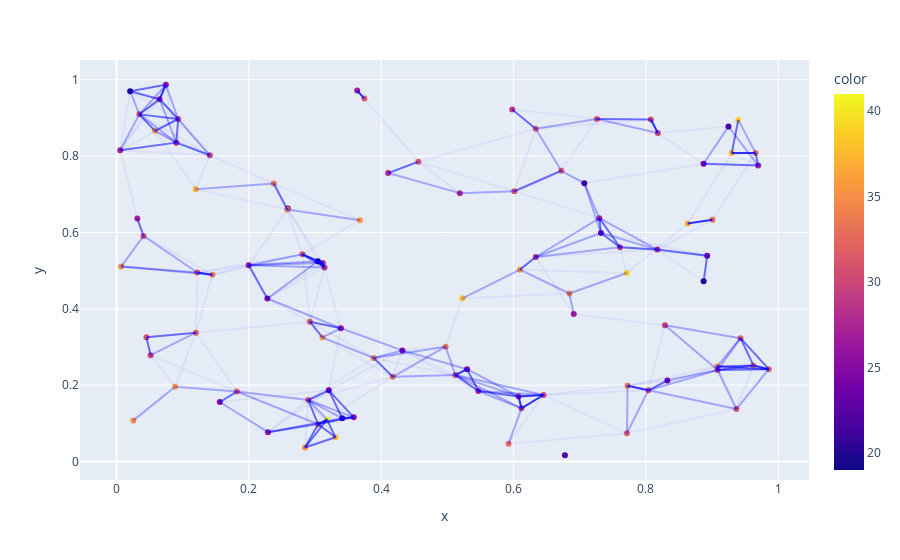

The notebook cell saved with this chart:
### Code cell
fig = px.scatter(x=cluster_centers[:,0], y=cluster_centers[:,1], color=binom_sample)
for i, color in enumerate(color_list):
    if i > 0:
        connections = np.where(link_list[i] & ~link_list[i-1])
    else:
        connections = np.where(link_list[i])
    start_points = connections[0]
    end_points = connections[1]
    for idx_point_1, idx_point_2 in zip(start_points, end_points):
        if idx_point_1 < idx_point_2:
            line = np.array([cluster_centers[idx_point_1],cluster_centers[idx_point_2]])
            fig.add_trace(go.Scatter(x=line[:,0], y=line[:,1], mode="lines", line_color=color))
fig.update_layout(showlegend=False)
fig.show()

### Figure 1 — Plotly figure (JSON) as saved in the notebook; plotly's stock layout.template omitted (floating-point values rounded to 4 significant figures)
{"data": [{"hovertemplate": "x=%{x}<br>y=%{y}<br>color=%{marker.color}<extra></extra>", "legendgroup": "", "marker": {"color": [32, 24, 25, 36, 31, 20, 24, 32, 19, 25, 30, 32, 32, 26, 33, 27, 28, 33, 32, 35, 32, 31, 24, 28, 27, 27, 39, 29, 36, 31, 34, 30, 31, 30, 26, 33, 27, 21, 32, 26, 37, 38, 36, 28, 20, 37, 29, 39, 38, 35, 27, 29, 35, 28, 26, 31, 37, 32, 31, 24, 31, 41, 25, 30, 35, 33, 32, 32, 28, 27, 34, 34, 35, 36, 30, 30, 34, 32, 32, 34, 36, 28, 28, 24, 31, 22, 30, 30, 27, 31, 22, 22, 34, 28, 25, 30, 33, 26, 31, 24], "coloraxis": "coloraxis", "symbol": "circle"}, "mode": "markers", "name": "", "showlegend": false, "type": "scatter", "x": [0.3745, 0.732, 0.156, 0.05808, 0.6011, 0.02058, 0.8324, 0.1818, 0.3042, 0.4319, 0.6119, 0.2921, 0.4561, 0.1997, 0.5924, 0.6075, 0.06505, 0.9656, 0.3046, 0.6842, 0.122, 0.03439, 0.2588, 0.3117, 0.5467, 0.9696, 0.9395, 0.5979, 0.08849, 0.04523, 0.3887, 0.8287, 0.2809, 0.1409, 0.07455, 0.7722, 0.005522, 0.7069, 0.7713, 0.3585, 0.8631, 0.3309, 0.311, 0.7296, 0.8872, 0.1196, 0.7608, 0.771, 0.5227, 0.02542, 0.03143, 0.3144, 0.9076, 0.4104, 0.2288, 0.2898, 0.9297, 0.6334, 0.8037, 0.8926, 0.8074, 0.318, 0.2279, 0.818, 0.006952, 0.4174, 0.1199, 0.9429, 0.5188, 0.3636, 0.9624, 0.4972, 0.2848, 0.6096, 0.05148, 0.9083, 0.1449, 0.9857, 0.6721, 0.2376, 0.3678, 0.6335, 0.09029, 0.3208, 0.04078, 0.6776, 0.5121, 0.6452, 0.6909, 0.9367, 0.3411, 0.9247, 0.2579, 0.8172, 0.5297, 0.0931, 0.9004, 0.339, 0.726, 0.8871], "xaxis": "x", "y": [0.9507, 0.5987, 0.156, 0.8662, 0.7081, 0.9699, 0.2123, 0.1834, 0.5248, 0.2912, 0.1395, 0.3664, 0.7852, 0.5142, 0.04645, 0.1705, 0.9489, 0.8084, 0.09767, 0.4402, 0.4952, 0.9093, 0.6625, 0.5201, 0.1849, 0.7751, 0.8948, 0.9219, 0.196, 0.3253, 0.2713, 0.3568, 0.5427, 0.8022, 0.9869, 0.1987, 0.8155, 0.729, 0.07404, 0.1159, 0.6233, 0.06356, 0.3252, 0.6376, 0.4722, 0.7132, 0.5613, 0.4938, 0.4275, 0.1079, 0.6364, 0.5086, 0.2493, 0.7556, 0.07698, 0.1612, 0.8081, 0.8715, 0.1866, 0.5393, 0.8961, 0.1101, 0.4271, 0.8607, 0.5107, 0.2221, 0.3376, 0.3232, 0.703, 0.9718, 0.2518, 0.3009, 0.03689, 0.5027, 0.2786, 0.2396, 0.4895, 0.2421, 0.7616, 0.7282, 0.6323, 0.5358, 0.8353, 0.1865, 0.5909, 0.01659, 0.2265, 0.1744, 0.3867, 0.1375, 0.1135, 0.8773, 0.66, 0.5552, 0.2419, 0.8972, 0.6331, 0.3492, 0.8971, 0.7799], "yaxis": "y"}, {"line": {"color": "rgba(0, 0, 255, 0.8)"}, "mode": "lines", "type": "scatter", "x": [0.3745, 0.3636], "y": [0.9507, 0.9718]}, {"line": {"color": "rgba(0, 0, 255, 0.8)"}, "mode": "lines", "type": "scatter", "x": [0.3042, 0.3117], "y": [0.5248, 0.5201]}, {"line": {"color": "rgba(0, 0, 255, 0.8)"}, "mode": "lines", "type": "scatter", "x": [0.3042, 0.3144], "y": [0.5248, 0.5086]}, {"line": {"color": "rgba(0, 0, 255, 0.8)"}, "mode": "lines", "type": "scatter", "x": [0.6119, 0.6075], "y": [0.1395, 0.1705]}, {"line": {"color": "rgba(0, 0, 255, 0.8)"}, "mode": "lines", "type": "scatter", "x": [0.6119, 0.6452], "y": [0.1395, 0.1744]}, {"line": {"color": "rgba(0, 0, 255, 0.8)"}, "mode": "lines", "type": "scatter", "x": [0.6075, 0.6452], "y": [0.1705, 0.1744]}, {"line": {"color": "rgba(0, 0, 255, 0.8)"}, "mode": "lines", "type": "scatter", "x": [0.06505, 0.07455], "y": [0.9489, 0.9869]}, {"line": {"color": "rgba(0, 0, 255, 0.8)"}, "mode": "lines", "type": "scatter", "x": [0.9656, 0.9297], "y": [0.8084, 0.8081]}, {"line": {"color": "rgba(0, 0, 255, 0.8)"}, "mode": "lines", "type": "scatter", "x": [0.3046, 0.318], "y": [0.09767, 0.1101]}, {"line": {"color": "rgba(0, 0, 255, 0.8)"}, "mode": "lines", "type": "scatter", "x": [0.122, 0.1449], "y": [0.4952, 0.4895]}, {"line": {"color": "rgba(0, 0, 255, 0.8)"}, "mode": "lines", "type": "scatter", "x": [0.2588, 0.2579], "y": [0.6625, 0.66]}, {"line": {"color": "rgba(0, 0, 255, 0.8)"}, "mode": "lines", "type": "scatter", "x": [0.3117, 0.3144], "y": [0.5201, 0.5086]}, {"line": {"color": "rgba(0, 0, 255, 0.8)"}, "mode": "lines", "type": "scatter", "x": [0.7722, 0.8037], "y": [0.1987, 0.1866]}, {"line": {"color": "rgba(0, 0, 255, 0.8)"}, "mode": "lines", "type": "scatter", "x": [0.3585, 0.3411], "y": [0.1159, 0.1135]}, {"line": {"color": "rgba(0, 0, 255, 0.8)"}, "mode": "lines", "type": "scatter", "x": [0.8631, 0.9004], "y": [0.6233, 0.6331]}, {"line": {"color": "rgba(0, 0, 255, 0.8)"}, "mode": "lines", "type": "scatter", "x": [0.9076, 0.9083], "y": [0.2493, 0.2396]}, {"line": {"color": "rgba(0, 0, 255, 0.8)"}, "mode": "lines", "type": "scatter", "x": [0.8074, 0.818], "y": [0.8961, 0.8607]}, {"line": {"color": "rgba(0, 0, 255, 0.8)"}, "mode": "lines", "type": "scatter", "x": [0.9624, 0.9857], "y": [0.2518, 0.2421]}, {"line": {"color": "rgba(0, 0, 255, 0.8)"}, "mode": "lines", "type": "scatter", "x": [0.5121, 0.5297], "y": [0.2265, 0.2419]}, {"line": {"color": "rgba(0, 0, 255, 0.55)"}, "mode": "lines", "type": "scatter", "x": [0.732, 0.7296], "y": [0.5987, 0.6376]}, {"line": {"color": "rgba(0, 0, 255, 0.55)"}, "mode": "lines", "type": "scatter", "x": [0.732, 0.7608], "y": [0.5987, 0.5613]}, {"line": {"color": "rgba(0, 0, 255, 0.55)"}, "mode": "lines", "type": "scatter", "x": [0.156, 0.1818], "y": [0.156, 0.1834]}, {"line": {"color": "rgba(0, 0, 255, 0.55)"}, "mode": "lines", "type": "scatter", "x": [0.05808, 0.03439], "y": [0.8662, 0.9093]}, {"line": {"color": "rgba(0, 0, 255, 0.55)"}, "mode": "lines", "type": "scatter", "x": [0.05808, 0.0931], "y": [0.8662, 0.8972]}, {"line": {"color": "rgba(0, 0, 255, 0.55)"}, "mode": "lines", "type": "scatter", "x": [0.6011, 0.6721], "y": [0.7081, 0.7616]}, {"line": {"color": "rgba(0, 0, 255, 0.55)"}, "mode": "lines", "type": "scatter", "x": [0.02058, 0.06505], "y": [0.9699, 0.9489]}, {"line": {"color": "rgba(0, 0, 255, 0.55)"}, "mode": "lines", "type": "scatter", "x": [0.02058, 0.07455], "y": [0.9699, 0.9869]}, {"line": {"color": "rgba(0, 0, 255, 0.55)"}, "mode": "lines", "type": "scatter", "x": [0.8324, 0.8037], "y": [0.2123, 0.1866]}, {"line": {"color": "rgba(0, 0, 255, 0.55)"}, "mode": "lines", "type": "scatter", "x": [0.3042, 0.2809], "y": [0.5248, 0.5427]}, {"line": {"color": "rgba(0, 0, 255, 0.55)"}, "mode": "lines", "type": "scatter", "x": [0.2921, 0.311], "y": [0.3664, 0.3252]}, {"line": {"color": "rgba(0, 0, 255, 0.55)"}, "mode": "lines", "type": "scatter", "x": [0.2921, 0.339], "y": [0.3664, 0.3492]}, {"line": {"color": "rgba(0, 0, 255, 0.55)"}, "mode": "lines", "type": "scatter", "x": [0.4561, 0.4104], "y": [0.7852, 0.7556]}, {"line": {"color": "rgba(0, 0, 255, 0.55)"}, "mode": "lines", "type": "scatter", "x": [0.1997, 0.2279], "y": [0.5142, 0.4271]}, {"line": {"color": "rgba(0, 0, 255, 0.55)"}, "mode": "lines", "type": "scatter", "x": [0.6075, 0.5467], "y": [0.1705, 0.1849]}, {"line": {"color": "rgba(0, 0, 255, 0.55)"}, "mode": "lines", "type": "scatter", "x": [0.06505, 0.03439], "y": [0.9489, 0.9093]}, {"line": {"color": "rgba(0, 0, 255, 0.55)"}, "mode": "lines", "type": "scatter", "x": [0.06505, 0.0931], "y": [0.9489, 0.8972]}, {"line": {"color": "rgba(0, 0, 255, 0.55)"}, "mode": "lines", "type": "scatter", "x": [0.9656, 0.9696], "y": [0.8084, 0.7751]}, {"line": {"color": "rgba(0, 0, 255, 0.55)"}, "mode": "lines", "type": "scatter", "x": [0.3046, 0.3309], "y": [0.09767, 0.06356]}, {"line": {"color": "rgba(0, 0, 255, 0.55)"}, "mode": "lines", "type": "scatter", "x": [0.3046, 0.2898], "y": [0.09767, 0.1612]}, {"line": {"color": "rgba(0, 0, 255, 0.55)"}, "mode": "lines", "type": "scatter", "x": [0.3046, 0.2848], "y": [0.09767, 0.03689]}, {"line": {"color": "rgba(0, 0, 255, 0.55)"}, "mode": "lines", "type": "scatter", "x": [0.03439, 0.0931], "y": [0.9093, 0.8972]}, {"line": {"color": "rgba(0, 0, 255, 0.55)"}, "mode": "lines", "type": "scatter", "x": [0.3117, 0.2809], "y": [0.5201, 0.5427]}, {"line": {"color": "rgba(0, 0, 255, 0.55)"}, "mode": "lines", "type": "scatter", "x": [0.5467, 0.5121], "y": [0.1849, 0.2265]}, {"line": {"color": "rgba(0, 0, 255, 0.55)"}, "mode": "lines", "type": "scatter", "x": [0.5467, 0.5297], "y": [0.1849, 0.2419]}, {"line": {"color": "rgba(0, 0, 255, 0.55)"}, "mode": "lines", "type": "scatter", "x": [0.9696, 0.8871], "y": [0.7751, 0.7799]}, {"line": {"color": "rgba(0, 0, 255, 0.55)"}, "mode": "lines", "type": "scatter", "x": [0.9395, 0.9297], "y": [0.8948, 0.8081]}, {"line": {"color": "rgba(0, 0, 255, 0.55)"}, "mode": "lines", "type": "scatter", "x": [0.5979, 0.6334], "y": [0.9219, 0.8715]}, {"line": {"color": "rgba(0, 0, 255, 0.55)"}, "mode": "lines", "type": "scatter", "x": [0.04523, 0.1199], "y": [0.3253, 0.3376]}, {"line": {"color": "rgba(0, 0, 255, 0.55)"}, "mode": "lines", "type": "scatter", "x": [0.04523, 0.05148], "y": [0.3253, 0.2786]}, {"line": {"color": "rgba(0, 0, 255, 0.55)"}, "mode": "lines", "type": "scatter", "x": [0.3887, 0.4174], "y": [0.2713, 0.2221]}, {"line": {"color": "rgba(0, 0, 255, 0.55)"}, "mode": "lines", "type": "scatter", "x": [0.2809, 0.3144], "y": [0.5427, 0.5086]}, {"line": {"color": "rgba(0, 0, 255, 0.55)"}, "mode": "lines", "type": "scatter", "x": [0.1409, 0.09029], "y": [0.8022, 0.8353]}, {"line": {"color": "rgba(0, 0, 255, 0.55)"}, "mode": "lines", "type": "scatter", "x": [0.005522, 0.09029], "y": [0.8155, 0.8353]}, {"line": {"color": "rgba(0, 0, 255, 0.55)"}, "mode": "lines", "type": "scatter", "x": [0.3585, 0.3208], "y": [0.1159, 0.1865]}, {"line": {"color": "rgba(0, 0, 255, 0.55)"}, "mode": "lines", "type": "scatter", "x": [0.3309, 0.318], "y": [0.06356, 0.1101]}, {"line": {"color": "rgba(0, 0, 255, 0.55)"}, "mode": "lines", "type": "scatter", "x": [0.3309, 0.2848], "y": [0.06356, 0.03689]}, {"line": {"color": "rgba(0, 0, 255, 0.55)"}, "mode": "lines", "type": "scatter", "x": [0.7296, 0.7608], "y": [0.6376, 0.5613]}, {"line": {"color": "rgba(0, 0, 255, 0.55)"}, "mode": "lines", "type": "scatter", "x": [0.8872, 0.8926], "y": [0.4722, 0.5393]}, {"line": {"color": "rgba(0, 0, 255, 0.55)"}, "mode": "lines", "type": "scatter", "x": [0.7608, 0.8172], "y": [0.5613, 0.5552]}, {"line": {"color": "rgba(0, 0, 255, 0.55)"}, "mode": "lines", "type": "scatter", "x": [0.03143, 0.04078], "y": [0.6364, 0.5909]}, {"line": {"color": "rgba(0, 0, 255, 0.55)"}, "mode": "lines", "type": "scatter", "x": [0.9076, 0.9624], "y": [0.2493, 0.2518]}, {"line": {"color": "rgba(0, 0, 255, 0.55)"}, "mode": "lines", "type": "scatter", "x": [0.9076, 0.9857], "y": [0.2493, 0.2421]}, {"line": {"color": "rgba(0, 0, 255, 0.55)"}, "mode": "lines", "type": "scatter", "x": [0.2898, 0.3208], "y": [0.1612, 0.1865]}, {"line": {"color": "rgba(0, 0, 255, 0.55)"}, "mode": "lines", "type": "scatter", "x": [0.8926, 0.8172], "y": [0.5393, 0.5552]}, {"line": {"color": "rgba(0, 0, 255, 0.55)"}, "mode": "lines", "type": "scatter", "x": [0.8074, 0.726], "y": [0.8961, 0.8971]}, {"line": {"color": "rgba(0, 0, 255, 0.55)"}, "mode": "lines", "type": "scatter", "x": [0.318, 0.2848], "y": [0.1101, 0.03689]}, {"line": {"color": "rgba(0, 0, 255, 0.55)"}, "mode": "lines", "type": "scatter", "x": [0.9429, 0.9624], "y": [0.3232, 0.2518]}, {"line": {"color": "rgba(0, 0, 255, 0.55)"}, "mode": "lines", "type": "scatter", "x": [0.9429, 0.9857], "y": [0.3232, 0.2421]}, {"line": {"color": "rgba(0, 0, 255, 0.55)"}, "mode": "lines", "type": "scatter", "x": [0.9624, 0.9083], "y": [0.2518, 0.2396]}, {"line": {"color": "rgba(0, 0, 255, 0.55)"}, "mode": "lines", "type": "scatter", "x": [0.6096, 0.6335], "y": [0.5027, 0.5358]}, {"line": {"color": "rgba(0, 0, 255, 0.55)"}, "mode": "lines", "type": "scatter", "x": [0.9083, 0.9857], "y": [0.2396, 0.2421]}, {"line": {"color": "rgba(0, 0, 255, 0.55)"}, "mode": "lines", "type": "scatter", "x": [0.2376, 0.2579], "y": [0.7282, 0.66]}, {"line": {"color": "rgba(0, 0, 255, 0.55)"}, "mode": "lines", "type": "scatter", "x": [0.09029, 0.0931], "y": [0.8353, 0.8972]}, {"line": {"color": "rgba(0, 0, 255, 0.55)"}, "mode": "lines", "type": "scatter", "x": [0.3208, 0.3411], "y": [0.1865, 0.1135]}, {"line": {"color": "rgba(0, 0, 255, 0.3)"}, "mode": "lines", "type": "scatter", "x": [0.732, 0.7069], "y": [0.5987, 0.729]}, {"line": {"color": "rgba(0, 0, 255, 0.3)"}, "mode": "lines", "type": "scatter", "x": [0.732, 0.6335], "y": [0.5987, 0.5358]}, {"line": {"color": "rgba(0, 0, 255, 0.3)"}, "mode": "lines", "type": "scatter", "x": [0.732, 0.8172], "y": [0.5987, 0.5552]}, {"line": {"color": "rgba(0, 0, 255, 0.3)"}, "mode": "lines", "type": "scatter", "x": [0.156, 0.2288], "y": [0.156, 0.07698]}, {"line": {"color": "rgba(0, 0, 255, 0.3)"}, "mode": "lines", "type": "scatter", "x": [0.05808, 0.09029], "y": [0.8662, 0.8353]}, {"line": {"color": "rgba(0, 0, 255, 0.3)"}, "mode": "lines", "type": "scatter", "x": [0.6011, 0.5188], "y": [0.7081, 0.703]}, {"line": {"color": "rgba(0, 0, 255, 0.3)"}, "mode": "lines", "type": "scatter", "x": [0.02058, 0.03439], "y": [0.9699, 0.9093]}, {"line": {"color": "rgba(0, 0, 255, 0.3)"}, "mode": "lines", "type": "scatter", "x": [0.8324, 0.9083], "y": [0.2123, 0.2396]}, {"line": {"color": "rgba(0, 0, 255, 0.3)"}, "mode": "lines", "type": "scatter", "x": [0.1818, 0.3046], "y": [0.1834, 0.09767]}, {"line": {"color": "rgba(0, 0, 255, 0.3)"}, "mode": "lines", "type": "scatter", "x": [0.1818, 0.08849], "y": [0.1834, 0.196]}, {"line": {"color": "rgba(0, 0, 255, 0.3)"}, "mode": "lines", "type": "scatter", "x": [0.1818, 0.2898], "y": [0.1834, 0.1612]}, {"line": {"color": "rgba(0, 0, 255, 0.3)"}, "mode": "lines", "type": "scatter", "x": [0.3042, 0.1997], "y": [0.5248, 0.5142]}, {"line": {"color": "rgba(0, 0, 255, 0.3)"}, "mode": "lines", "type": "scatter", "x": [0.3042, 0.2279], "y": [0.5248, 0.4271]}, {"line": {"color": "rgba(0, 0, 255, 0.3)"}, "mode": "lines", "type": "scatter", "x": [0.4319, 0.3887], "y": [0.2912, 0.2713]}, {"line": {"color": "rgba(0, 0, 255, 0.3)"}, "mode": "lines", "type": "scatter", "x": [0.4319, 0.5297], "y": [0.2912, 0.2419]}, {"line": {"color": "rgba(0, 0, 255, 0.3)"}, "mode": "lines", "type": "scatter", "x": [0.4319, 0.339], "y": [0.2912, 0.3492]}, {"line": {"color": "rgba(0, 0, 255, 0.3)"}, "mode": "lines", "type": "scatter", "x": [0.6119, 0.5924], "y": [0.1395, 0.04645]}, {"line": {"color": "rgba(0, 0, 255, 0.3)"}, "mode": "lines", "type": "scatter", "x": [0.6119, 0.5467], "y": [0.1395, 0.1849]}, {"line": {"color": "rgba(0, 0, 255, 0.3)"}, "mode": "lines", "type": "scatter", "x": [0.6119, 0.5121], "y": [0.1395, 0.2265]}, {"line": {"color": "rgba(0, 0, 255, 0.3)"}, "mode": "lines", "type": "scatter", "x": [0.1997, 0.3117], "y": [0.5142, 0.5201]}, {"line": {"color": "rgba(0, 0, 255, 0.3)"}, "mode": "lines", "type": "scatter", "x": [0.1997, 0.2809], "y": [0.5142, 0.5427]}, {"line": {"color": "rgba(0, 0, 255, 0.3)"}, "mode": "lines", "type": "scatter", "x": [0.1997, 0.3144], "y": [0.5142, 0.5086]}, {"line": {"color": "rgba(0, 0, 255, 0.3)"}, "mode": "lines", "type": "scatter", "x": [0.6075, 0.5121], "y": [0.1705, 0.2265]}, {"line": {"color": "rgba(0, 0, 255, 0.3)"}, "mode": "lines", "type": "scatter", "x": [0.6075, 0.5297], "y": [0.1705, 0.2419]}, {"line": {"color": "rgba(0, 0, 255, 0.3)"}, "mode": "lines", "type": "scatter", "x": [0.06505, 0.09029], "y": [0.9489, 0.8353]}, {"line": {"color": "rgba(0, 0, 255, 0.3)"}, "mode": "lines", "type": "scatter", "x": [0.9656, 0.9395], "y": [0.8084, 0.8948]}, {"line": {"color": "rgba(0, 0, 255, 0.3)"}, "mode": "lines", "type": "scatter", "x": [0.3046, 0.3585], "y": [0.09767, 0.1159]}, {"line": {"color": "rgba(0, 0, 255, 0.3)"}, "mode": "lines", "type": "scatter", "x": [0.3046, 0.2288], "y": [0.09767, 0.07698]}, {"line": {"color": "rgba(0, 0, 255, 0.3)"}, "mode": "lines", "type": "scatter", "x": [0.3046, 0.3411], "y": [0.09767, 0.1135]}, {"line": {"color": "rgba(0, 0, 255, 0.3)"}, "mode": "lines", "type": "scatter", "x": [0.6842, 0.771], "y": [0.4402, 0.4938]}, {"line": {"color": "rgba(0, 0, 255, 0.3)"}, "mode": "lines", "type": "scatter", "x": [0.6842, 0.6096], "y": [0.4402, 0.5027]}, {"line": {"color": "rgba(0, 0, 255, 0.3)"}, "mode": "lines", "type": "scatter", "x": [0.6842, 0.6909], "y": [0.4402, 0.3867]}, {"line": {"color": "rgba(0, 0, 255, 0.3)"}, "mode": "lines", "type": "scatter", "x": [0.122, 0.006952], "y": [0.4952, 0.5107]}, {"line": {"color": "rgba(0, 0, 255, 0.3)"}, "mode": "lines", "type": "scatter", "x": [0.122, 0.04078], "y": [0.4952, 0.5909]}, {"line": {"color": "rgba(0, 0, 255, 0.3)"}, "mode": "lines", "type": "scatter", "x": [0.03439, 0.07455], "y": [0.9093, 0.9869]}, {"line": {"color": "rgba(0, 0, 255, 0.3)"}, "mode": "lines", "type": "scatter", "x": [0.03439, 0.005522], "y": [0.9093, 0.8155]}, {"line": {"color": "rgba(0, 0, 255, 0.3)"}, "mode": "lines", "type": "scatter", "x": [0.03439, 0.09029], "y": [0.9093, 0.8353]}, {"line": {"color": "rgba(0, 0, 255, 0.3)"}, "mode": "lines", "type": "scatter", "x": [0.5467, 0.6452], "y": [0.1849, 0.1744]}, {"line": {"color": "rgba(0, 0, 255, 0.3)"}, "mode": "lines", "type": "scatter", "x": [0.9696, 0.9247], "y": [0.7751, 0.8773]}, {"line": {"color": "rgba(0, 0, 255, 0.3)"}, "mode": "lines", "type": "scatter", "x": [0.08849, 0.02542], "y": [0.196, 0.1079]}, {"line": {"color": "rgba(0, 0, 255, 0.3)"}, "mode": "lines", "type": "scatter", "x": [0.3887, 0.311], "y": [0.2713, 0.3252]}, {"line": {"color": "rgba(0, 0, 255, 0.3)"}, "mode": "lines", "type": "scatter", "x": [0.3887, 0.4972], "y": [0.2713, 0.3009]}, {"line": {"color": "rgba(0, 0, 255, 0.3)"}, "mode": "lines", "type": "scatter", "x": [0.8287, 0.9429], "y": [0.3568, 0.3232]}, {"line": {"color": "rgba(0, 0, 255, 0.3)"}, "mode": "lines", "type": "scatter", "x": [0.8287, 0.9083], "y": [0.3568, 0.2396]}, {"line": {"color": "rgba(0, 0, 255, 0.3)"}, "mode": "lines", "type": "scatter", "x": [0.1409, 0.0931], "y": [0.8022, 0.8972]}, {"line": {"color": "rgba(0, 0, 255, 0.3)"}, "mode": "lines", "type": "scatter", "x": [0.07455, 0.0931], "y": [0.9869, 0.8972]}, {"line": {"color": "rgba(0, 0, 255, 0.3)"}, "mode": "lines", "type": "scatter", "x": [0.7722, 0.7713], "y": [0.1987, 0.07404]}, {"line": {"color": "rgba(0, 0, 255, 0.3)"}, "mode": "lines", "type": "scatter", "x": [0.7069, 0.7296], "y": [0.729, 0.6376]}, {"line": {"color": "rgba(0, 0, 255, 0.3)"}, "mode": "lines", "type": "scatter", "x": [0.7069, 0.6721], "y": [0.729, 0.7616]}, {"line": {"color": "rgba(0, 0, 255, 0.3)"}, "mode": "lines", "type": "scatter", "x": [0.7713, 0.8037], "y": [0.07404, 0.1866]}, {"line": {"color": "rgba(0, 0, 255, 0.3)"}, "mode": "lines", "type": "scatter", "x": [0.3585, 0.2288], "y": [0.1159, 0.07698]}, {"line": {"color": "rgba(0, 0, 255, 0.3)"}, "mode": "lines", "type": "scatter", "x": [0.3585, 0.2898], "y": [0.1159, 0.1612]}, {"line": {"color": "rgba(0, 0, 255, 0.3)"}, "mode": "lines", "type": "scatter", "x": [0.311, 0.339], "y": [0.3252, 0.3492]}, {"line": {"color": "rgba(0, 0, 255, 0.3)"}, "mode": "lines", "type": "scatter", "x": [0.7296, 0.6335], "y": [0.6376, 0.5358]}, {"line": {"color": "rgba(0, 0, 255, 0.3)"}, "mode": "lines", "type": "scatter", "x": [0.7296, 0.8172], "y": [0.6376, 0.5552]}, {"line": {"color": "rgba(0, 0, 255, 0.3)"}, "mode": "lines", "type": "scatter", "x": [0.1196, 0.2376], "y": [0.7132, 0.7282]}, {"line": {"color": "rgba(0, 0, 255, 0.3)"}, "mode": "lines", "type": "scatter", "x": [0.7608, 0.6335], "y": [0.5613, 0.5358]}, {"line": {"color": "rgba(0, 0, 255, 0.3)"}, "mode": "lines", "type": "scatter", "x": [0.5227, 0.6096], "y": [0.4275, 0.5027]}, {"line": {"color": "rgba(0, 0, 255, 0.3)"}, "mode": "lines", "type": "scatter", "x": [0.9076, 0.9429], "y": [0.2493, 0.3232]}, {"line": {"color": "rgba(0, 0, 255, 0.3)"}, "mode": "lines", "type": "scatter", "x": [0.4104, 0.5188], "y": [0.7556, 0.703]}, {"line": {"color": "rgba(0, 0, 255, 0.3)"}, "mode": "lines", "type": "scatter", "x": [0.2288, 0.3411], "y": [0.07698, 0.1135]}, {"line": {"color": "rgba(0, 0, 255, 0.3)"}, "mode": "lines", "type": "scatter", "x": [0.2898, 0.318], "y": [0.1612, 0.1101]}, {"line": {"color": "rgba(0, 0, 255, 0.3)"}, "mode": "lines", "type": "scatter", "x": [0.2898, 0.3411], "y": [0.1612, 0.1135]}, {"line": {"color": "rgba(0, 0, 255, 0.3)"}, "mode": "lines", "type": "scatter", "x": [0.6334, 0.6721], "y": [0.8715, 0.7616]}, {"line": {"color": "rgba(0, 0, 255, 0.3)"}, "mode": "lines", "type": "scatter", "x": [0.6334, 0.726], "y": [0.8715, 0.8971]}, {"line": {"color": "rgba(0, 0, 255, 0.3)"}, "mode": "lines", "type": "scatter", "x": [0.8037, 0.9083], "y": [0.1866, 0.2396]}, {"line": {"color": "rgba(0, 0, 255, 0.3)"}, "mode": "lines", "type": "scatter", "x": [0.8037, 0.9367], "y": [0.1866, 0.1375]}, {"line": {"color": "rgba(0, 0, 255, 0.3)"}, "mode": "lines", "type": "scatter", "x": [0.2279, 0.339], "y": [0.4271, 0.3492]}, {"line": {"color": "rgba(0, 0, 255, 0.3)"}, "mode": "lines", "type": "scatter", "x": [0.818, 0.726], "y": [0.8607, 0.8971]}, {"line": {"color": "rgba(0, 0, 255, 0.3)"}, "mode": "lines", "type": "scatter", "x": [0.006952, 0.1449], "y": [0.5107, 0.4895]}, {"line": {"color": "rgba(0, 0, 255, 0.3)"}, "mode": "lines", "type": "scatter", "x": [0.006952, 0.04078], "y": [0.5107, 0.5909]}, {"line": {"color": "rgba(0, 0, 255, 0.3)"}, "mode": "lines", "type": "scatter", "x": [0.4174, 0.4972], "y": [0.2221, 0.3009]}, {"line": {"color": "rgba(0, 0, 255, 0.3)"}, "mode": "lines", "type": "scatter", "x": [0.4174, 0.5121], "y": [0.2221, 0.2265]}, {"line": {"color": "rgba(0, 0, 255, 0.3)"}, "mode": "lines", "type": "scatter", "x": [0.1199, 0.05148], "y": [0.3376, 0.2786]}, {"line": {"color": "rgba(0, 0, 255, 0.3)"}, "mode": "lines", "type": "scatter", "x": [0.9429, 0.9083], "y": [0.3232, 0.2396]}, {"line": {"color": "rgba(0, 0, 255, 0.3)"}, "mode": "lines", "type": "scatter", "x": [0.4972, 0.5121], "y": [0.3009, 0.2265]}, {"line": {"color": "rgba(0, 0, 255, 0.3)"}, "mode": "lines", "type": "scatter", "x": [0.9083, 0.9367], "y": [0.2396, 0.1375]}, {"line": {"color": "rgba(0, 0, 255, 0.3)"}, "mode": "lines", "type": "scatter", "x": [0.9857, 0.9367], "y": [0.2421, 0.1375]}, {"line": {"color": "rgba(0, 0, 255, 0.3)"}, "mode": "lines", "type": "scatter", "x": [0.3678, 0.2579], "y": [0.6323, 0.66]}, {"line": {"color": "rgba(0, 0, 255, 0.3)"}, "mode": "lines", "type": "scatter", "x": [0.5121, 0.6452], "y": [0.2265, 0.1744]}, {"line": {"color": "rgba(0, 0, 255, 0.3)"}, "mode": "lines", "type": "scatter", "x": [0.9247, 0.8871], "y": [0.8773, 0.7799]}, {"line": {"color": "rgba(0, 0, 255, 0.05)"}, "mode": "lines", "type": "scatter", "x": [0.3745, 0.4561], "y": [0.9507, 0.7852]}, {"line": {"color": "rgba(0, 0, 255, 0.05)"}, "mode": "lines", "type": "scatter", "x": [0.732, 0.8926], "y": [0.5987, 0.5393]}, {"line": {"color": "rgba(0, 0, 255, 0.05)"}, "mode": "lines", "type": "scatter", "x": [0.156, 0.3208], "y": [0.156, 0.1865]}, {"line": {"color": "rgba(0, 0, 255, 0.05)"}, "mode": "lines", "type": "scatter", "x": [0.05808, 0.1409], "y": [0.8662, 0.8022]}, {"line": {"color": "rgba(0, 0, 255, 0.05)"}, "mode": "lines", "type": "scatter", "x": [0.05808, 0.1196], "y": [0.8662, 0.7132]}, {"line": {"color": "rgba(0, 0, 255, 0.05)"}, "mode": "lines", "type": "scatter", "x": [0.6011, 0.4561], "y": [0.7081, 0.7852]}, {"line": {"color": "rgba(0, 0, 255, 0.05)"}, "mode": "lines", "type": "scatter", "x": [0.6011, 0.7296], "y": [0.7081, 0.6376]}, {"line": {"color": "rgba(0, 0, 255, 0.05)"}, "mode": "lines", "type": "scatter", "x": [0.6011, 0.6334], "y": [0.7081, 0.8715]}, {"line": {"color": "rgba(0, 0, 255, 0.05)"}, "mode": "lines", "type": "scatter", "x": [0.02058, 0.005522], "y": [0.9699, 0.8155]}, {"line": {"color": "rgba(0, 0, 255, 0.05)"}, "mode": "lines", "type": "scatter", "x": [0.02058, 0.0931], "y": [0.9699, 0.8972]}, {"line": {"color": "rgba(0, 0, 255, 0.05)"}, "mode": "lines", "type": "scatter", "x": [0.8324, 0.7722], "y": [0.2123, 0.1987]}, {"line": {"color": "rgba(0, 0, 255, 0.05)"}, "mode": "lines", "type": "scatter", "x": [0.1818, 0.1199], "y": [0.1834, 0.3376]}, {"line": {"color": "rgba(0, 0, 255, 0.05)"}, "mode": "lines", "type": "scatter", "x": [0.1818, 0.05148], "y": [0.1834, 0.2786]}, {"line": {"color": "rgba(0, 0, 255, 0.05)"}, "mode": "lines", "type": "scatter", "x": [0.3042, 0.2588], "y": [0.5248, 0.6625]}, {"line": {"color": "rgba(0, 0, 255, 0.05)"}, "mode": "lines", "type": "scatter", "x": [0.4319, 0.5467], "y": [0.2912, 0.1849]}, {"line": {"color": "rgba(0, 0, 255, 0.05)"}, "mode": "lines", "type": "scatter", "x": [0.4319, 0.4174], "y": [0.2912, 0.2221]}, {"line": {"color": "rgba(0, 0, 255, 0.05)"}, "mode": "lines", "type": "scatter", "x": [0.4319, 0.4972], "y": [0.2912, 0.3009]}, {"line": {"color": "rgba(0, 0, 255, 0.05)"}, "mode": "lines", "type": "scatter", "x": [0.4319, 0.3208], "y": [0.2912, 0.1865]}, {"line": {"color": "rgba(0, 0, 255, 0.05)"}, "mode": "lines", "type": "scatter", "x": [0.4319, 0.5121], "y": [0.2912, 0.2265]}, {"line": {"color": "rgba(0, 0, 255, 0.05)"}, "mode": "lines", "type": "scatter", "x": [0.2921, 0.3887], "y": [0.3664, 0.2713]}, {"line": {"color": "rgba(0, 0, 255, 0.05)"}, "mode": "lines", "type": "scatter", "x": [0.2921, 0.2809], "y": [0.3664, 0.5427]}, {"line": {"color": "rgba(0, 0, 255, 0.05)"}, "mode": "lines", "type": "scatter", "x": [0.2921, 0.3144], "y": [0.3664, 0.5086]}, {"line": {"color": "rgba(0, 0, 255, 0.05)"}, "mode": "lines", "type": "scatter", "x": [0.2921, 0.2279], "y": [0.3664, 0.4271]}, {"line": {"color": "rgba(0, 0, 255, 0.05)"}, "mode": "lines", "type": "scatter", "x": [0.2921, 0.1199], "y": [0.3664, 0.3376]}, {"line": {"color": "rgba(0, 0, 255, 0.05)"}, "mode": "lines", "type": "scatter", "x": [0.4561, 0.6334], "y": [0.7852, 0.8715]}, {"line": {"color": "rgba(0, 0, 255, 0.05)"}, "mode": "lines", "type": "scatter", "x": [0.4561, 0.5188], "y": [0.7852, 0.703]}, {"line": {"color": "rgba(0, 0, 255, 0.05)"}, "mode": "lines", "type": "scatter", "x": [0.1997, 0.122], "y": [0.5142, 0.4952]}, {"line": {"color": "rgba(0, 0, 255, 0.05)"}, "mode": "lines", "type": "scatter", "x": [0.1997, 0.2588], "y": [0.5142, 0.6625]}, {"line": {"color": "rgba(0, 0, 255, 0.05)"}, "mode": "lines", "type": "scatter", "x": [0.1997, 0.1449], "y": [0.5142, 0.4895]}, {"line": {"color": "rgba(0, 0, 255, 0.05)"}, "mode": "lines", "type": "scatter", "x": [0.5924, 0.7713], "y": [0.04645, 0.07404]}, {"line": {"color": "rgba(0, 0, 255, 0.05)"}, "mode": "lines", "type": "scatter", "x": [0.5924, 0.6452], "y": [0.04645, 0.1744]}, {"line": {"color": "rgba(0, 0, 255, 0.05)"}, "mode": "lines", "type": "scatter", "x": [0.06505, 0.1409], "y": [0.9489, 0.8022]}, {"line": {"color": "rgba(0, 0, 255, 0.05)"}, "mode": "lines", "type": "scatter", "x": [0.06505, 0.005522], "y": [0.9489, 0.8155]}, {"line": {"color": "rgba(0, 0, 255, 0.05)"}, "mode": "lines", "type": "scatter", "x": [0.9656, 0.9004], "y": [0.8084, 0.6331]}, {"line": {"color": "rgba(0, 0, 255, 0.05)"}, "mode": "lines", "type": "scatter", "x": [0.3046, 0.4174], "y": [0.09767, 0.2221]}, {"line": {"color": "rgba(0, 0, 255, 0.05)"}, "mode": "lines", "type": "scatter", "x": [0.6842, 0.5227], "y": [0.4402, 0.4275]}, {"line": {"color": "rgba(0, 0, 255, 0.05)"}, "mode": "lines", "type": "scatter", "x": [0.122, 0.2809], "y": [0.4952, 0.5427]}, {"line": {"color": "rgba(0, 0, 255, 0.05)"}, "mode": "lines", "type": "scatter", "x": [0.122, 0.1199], "y": [0.4952, 0.3376]}, {"line": {"color": "rgba(0, 0, 255, 0.05)"}, "mode": "lines", "type": "scatter", "x": [0.03439, 0.1409], "y": [0.9093, 0.8022]}, {"line": {"color": "rgba(0, 0, 255, 0.05)"}, "mode": "lines", "type": "scatter", "x": [0.2588, 0.3117], "y": [0.6625, 0.5201]}, {"line": {"color": "rgba(0, 0, 255, 0.05)"}, "mode": "lines", "type": "scatter", "x": [0.3117, 0.2279], "y": [0.5201, 0.4271]}, {"line": {"color": "rgba(0, 0, 255, 0.05)"}, "mode": "lines", "type": "scatter", "x": [0.3117, 0.339], "y": [0.5201, 0.3492]}, {"line": {"color": "rgba(0, 0, 255, 0.05)"}, "mode": "lines", "type": "scatter", "x": [0.9696, 0.9297], "y": [0.7751, 0.8081]}, {"line": {"color": "rgba(0, 0, 255, 0.05)"}, "mode": "lines", "type": "scatter", "x": [0.5979, 0.726], "y": [0.9219, 0.8971]}, {"line": {"color": "rgba(0, 0, 255, 0.05)"}, "mode": "lines", "type": "scatter", "x": [0.08849, 0.1199], "y": [0.196, 0.3376]}, {"line": {"color": "rgba(0, 0, 255, 0.05)"}, "mode": "lines", "type": "scatter", "x": [0.08849, 0.05148], "y": [0.196, 0.2786]}, {"line": {"color": "rgba(0, 0, 255, 0.05)"}, "mode": "lines", "type": "scatter", "x": [0.3887, 0.2898], "y": [0.2713, 0.1612]}, {"line": {"color": "rgba(0, 0, 255, 0.05)"}, "mode": "lines", "type": "scatter", "x": [0.3887, 0.5121], "y": [0.2713, 0.2265]}, {"line": {"color": "rgba(0, 0, 255, 0.05)"}, "mode": "lines", "type": "scatter", "x": [0.8287, 0.8037], "y": [0.3568, 0.1866]}, {"line": {"color": "rgba(0, 0, 255, 0.05)"}, "mode": "lines", "type": "scatter", "x": [0.8287, 0.6909], "y": [0.3568, 0.3867]}, {"line": {"color": "rgba(0, 0, 255, 0.05)"}, "mode": "lines", "type": "scatter", "x": [0.2809, 0.1449], "y": [0.5427, 0.4895]}, {"line": {"color": "rgba(0, 0, 255, 0.05)"}, "mode": "lines", "type": "scatter", "x": [0.2809, 0.3678], "y": [0.5427, 0.6323]}, {"line": {"color": "rgba(0, 0, 255, 0.05)"}, "mode": "lines", "type": "scatter", "x": [0.2809, 0.2579], "y": [0.5427, 0.66]}, {"line": {"color": "rgba(0, 0, 255, 0.05)"}, "mode": "lines", "type": "scatter", "x": [0.1409, 0.005522], "y": [0.8022, 0.8155]}, {"line": {"color": "rgba(0, 0, 255, 0.05)"}, "mode": "lines", "type": "scatter", "x": [0.1409, 0.1196], "y": [0.8022, 0.7132]}, {"line": {"color": "rgba(0, 0, 255, 0.05)"}, "mode": "lines", "type": "scatter", "x": [0.1409, 0.2376], "y": [0.8022, 0.7282]}, {"line": {"color": "rgba(0, 0, 255, 0.05)"}, "mode": "lines", "type": "scatter", "x": [0.07455, 0.005522], "y": [0.9869, 0.8155]}, {"line": {"color": "rgba(0, 0, 255, 0.05)"}, "mode": "lines", "type": "scatter", "x": [0.07455, 0.09029], "y": [0.9869, 0.8353]}, {"line": {"color": "rgba(0, 0, 255, 0.05)"}, "mode": "lines", "type": "scatter", "x": [0.7722, 0.9076], "y": [0.1987, 0.2493]}, {"line": {"color": "rgba(0, 0, 255, 0.05)"}, "mode": "lines", "type": "scatter", "x": [0.7722, 0.9083], "y": [0.1987, 0.2396]}, {"line": {"color": "rgba(0, 0, 255, 0.05)"}, "mode": "lines", "type": "scatter", "x": [0.7722, 0.6452], "y": [0.1987, 0.1744]}, {"line": {"color": "rgba(0, 0, 255, 0.05)"}, "mode": "lines", "type": "scatter", "x": [0.005522, 0.03143], "y": [0.8155, 0.6364]}, {"line": {"color": "rgba(0, 0, 255, 0.05)"}, "mode": "lines", "type": "scatter", "x": [0.005522, 0.0931], "y": [0.8155, 0.8972]}, {"line": {"color": "rgba(0, 0, 255, 0.05)"}, "mode": "lines", "type": "scatter", "x": [0.7069, 0.8871], "y": [0.729, 0.7799]}, {"line": {"color": "rgba(0, 0, 255, 0.05)"}, "mode": "lines", "type": "scatter", "x": [0.7713, 0.6452], "y": [0.07404, 0.1744]}, {"line": {"color": "rgba(0, 0, 255, 0.05)"}, "mode": "lines", "type": "scatter", "x": [0.7713, 0.9367], "y": [0.07404, 0.1375]}, {"line": {"color": "rgba(0, 0, 255, 0.05)"}, "mode": "lines", "type": "scatter", "x": [0.8631, 0.771], "y": [0.6233, 0.4938]}, {"line": {"color": "rgba(0, 0, 255, 0.05)"}, "mode": "lines", "type": "scatter", "x": [0.8631, 0.9297], "y": [0.6233, 0.8081]}, {"line": {"color": "rgba(0, 0, 255, 0.05)"}, "mode": "lines", "type": "scatter", "x": [0.3309, 0.2898], "y": [0.06356, 0.1612]}, {"line": {"color": "rgba(0, 0, 255, 0.05)"}, "mode": "lines", "type": "scatter", "x": [0.311, 0.4174], "y": [0.3252, 0.2221]}, {"line": {"color": "rgba(0, 0, 255, 0.05)"}, "mode": "lines", "type": "scatter", "x": [0.8872, 0.8172], "y": [0.4722, 0.5552]}, {"line": {"color": "rgba(0, 0, 255, 0.05)"}, "mode": "lines", "type": "scatter", "x": [0.1196, 0.2579], "y": [0.7132, 0.66]}, {"line": {"color": "rgba(0, 0, 255, 0.05)"}, "mode": "lines", "type": "scatter", "x": [0.7608, 0.771], "y": [0.5613, 0.4938]}, {"line": {"color": "rgba(0, 0, 255, 0.05)"}, "mode": "lines", "type": "scatter", "x": [0.7608, 0.8926], "y": [0.5613, 0.5393]}, {"line": {"color": "rgba(0, 0, 255, 0.05)"}, "mode": "lines", "type": "scatter", "x": [0.771, 0.6096], "y": [0.4938, 0.5027]}, {"line": {"color": "rgba(0, 0, 255, 0.05)"}, "mode": "lines", "type": "scatter", "x": [0.5227, 0.4972], "y": [0.4275, 0.3009]}, {"line": {"color": "rgba(0, 0, 255, 0.05)"}, "mode": "lines", "type": "scatter", "x": [0.3144, 0.2279], "y": [0.5086, 0.4271]}, {"line": {"color": "rgba(0, 0, 255, 0.05)"}, "mode": "lines", "type": "scatter", "x": [0.9076, 0.8037], "y": [0.2493, 0.1866]}, {"line": {"color": "rgba(0, 0, 255, 0.05)"}, "mode": "lines", "type": "scatter", "x": [0.9076, 0.9367], "y": [0.2493, 0.1375]}, {"line": {"color": "rgba(0, 0, 255, 0.05)"}, "mode": "lines", "type": "scatter", "x": [0.2288, 0.2898], "y": [0.07698, 0.1612]}, {"line": {"color": "rgba(0, 0, 255, 0.05)"}, "mode": "lines", "type": "scatter", "x": [0.2288, 0.3208], "y": [0.07698, 0.1865]}, {"line": {"color": "rgba(0, 0, 255, 0.05)"}, "mode": "lines", "type": "scatter", "x": [0.2898, 0.4174], "y": [0.1612, 0.2221]}, {"line": {"color": "rgba(0, 0, 255, 0.05)"}, "mode": "lines", "type": "scatter", "x": [0.2898, 0.2848], "y": [0.1612, 0.03689]}, {"line": {"color": "rgba(0, 0, 255, 0.05)"}, "mode": "lines", "type": "scatter", "x": [0.6334, 0.8074], "y": [0.8715, 0.8961]}, {"line": {"color": "rgba(0, 0, 255, 0.05)"}, "mode": "lines", "type": "scatter", "x": [0.8037, 0.6452], "y": [0.1866, 0.1744]}, {"line": {"color": "rgba(0, 0, 255, 0.05)"}, "mode": "lines", "type": "scatter", "x": [0.818, 0.9247], "y": [0.8607, 0.8773]}, {"line": {"color": "rgba(0, 0, 255, 0.05)"}, "mode": "lines", "type": "scatter", "x": [0.818, 0.8871], "y": [0.8607, 0.7799]}, {"line": {"color": "rgba(0, 0, 255, 0.05)"}, "mode": "lines", "type": "scatter", "x": [0.1199, 0.1449], "y": [0.3376, 0.4895]}, {"line": {"color": "rgba(0, 0, 255, 0.05)"}, "mode": "lines", "type": "scatter", "x": [0.9624, 0.9367], "y": [0.2518, 0.1375]}, {"line": {"color": "rgba(0, 0, 255, 0.05)"}, "mode": "lines", "type": "scatter", "x": [0.1449, 0.04078], "y": [0.4895, 0.5909]}, {"line": {"color": "rgba(0, 0, 255, 0.05)"}, "mode": "lines", "type": "scatter", "x": [0.6721, 0.726], "y": [0.7616, 0.8971]}, {"line": {"color": "rgba(0, 0, 255, 0.05)"}, "mode": "lines", "type": "scatter", "x": [0.2376, 0.3678], "y": [0.7282, 0.6323]}, {"line": {"color": "rgba(0, 0, 255, 0.05)"}, "mode": "lines", "type": "scatter", "x": [0.6335, 0.6909], "y": [0.5358, 0.3867]}, {"line": {"color": "rgba(0, 0, 255, 0.05)"}, "mode": "lines", "type": "scatter", "x": [0.6335, 0.8172], "y": [0.5358, 0.5552]}, {"line": {"color": "rgba(0, 0, 255, 0.05)"}, "mode": "lines", "type": "scatter", "x": [0.3208, 0.339], "y": [0.1865, 0.3492]}, {"line": {"color": "rgba(0, 0, 255, 0.05)"}, "mode": "lines", "type": "scatter", "x": [0.8172, 0.9004], "y": [0.5552, 0.6331]}], "layout": {"coloraxis": {"colorbar": {"title": {"text": "color"}}, "colorscale": [[0, "#0d0887"], [0.1111, "#46039f"], [0.2222, "#7201a8"], [0.3333, "#9c179e"], [0.4444, "#bd3786"], [0.5556, "#d8576b"], [0.6667, "#ed7953"], [0.7778, "#fb9f3a"], [0.8889, "#fdca26"], [1, "#f0f921"]]}, "legend": {"tracegroupgap": 0}, "margin": {"t": 60}, "showlegend": false, "xaxis": {"anchor": "y", "domain": [0, 1], "title": {"text": "x"}}, "yaxis": {"anchor": "x", "domain": [0, 1], "title": {"text": "y"}}}}
